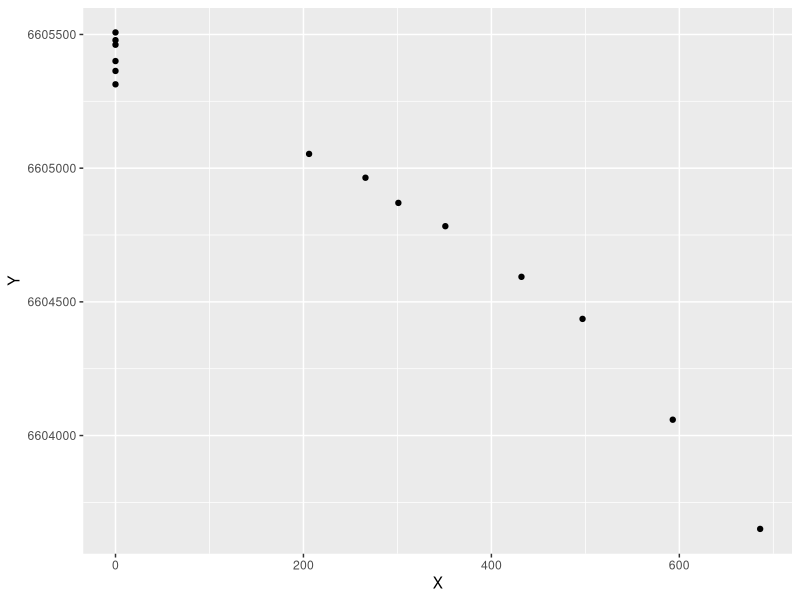
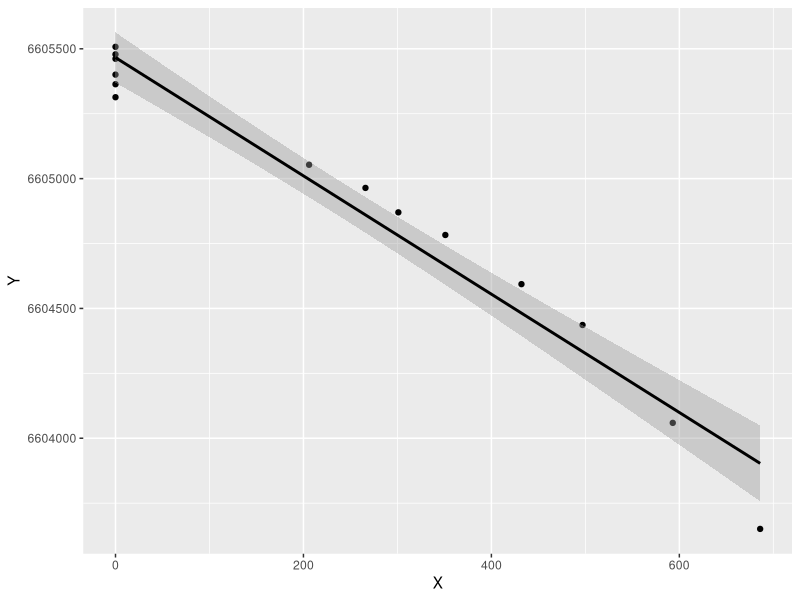

Generate these figures, in order, with R:
## ---- chunk 1
knitr::opts_chunk$set(echo = TRUE)
library(ggplot2)
## ---- chunk 2
library(readxl)
ageandheight <- read_excel("R0_problema002.xlsx") #Upload the data
lmHeight = lm(Y~X, data = ageandheight) #Create the linear regression
summary(lmHeight)



## ---- chunk 3

income.graph<-ggplot(ageandheight, aes(x=X, y=Y))+
                     geom_point()
income.graph


income.graph <- income.graph + geom_smooth(method="lm", col="black")

income.graph
